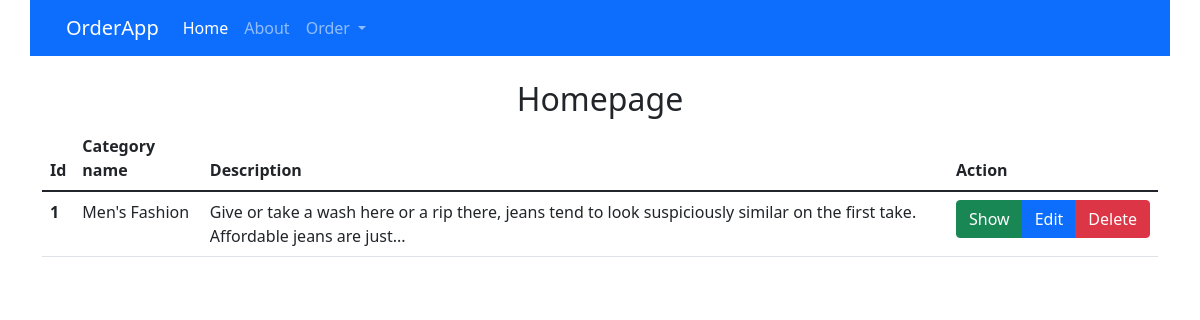
The app's page /, older data.
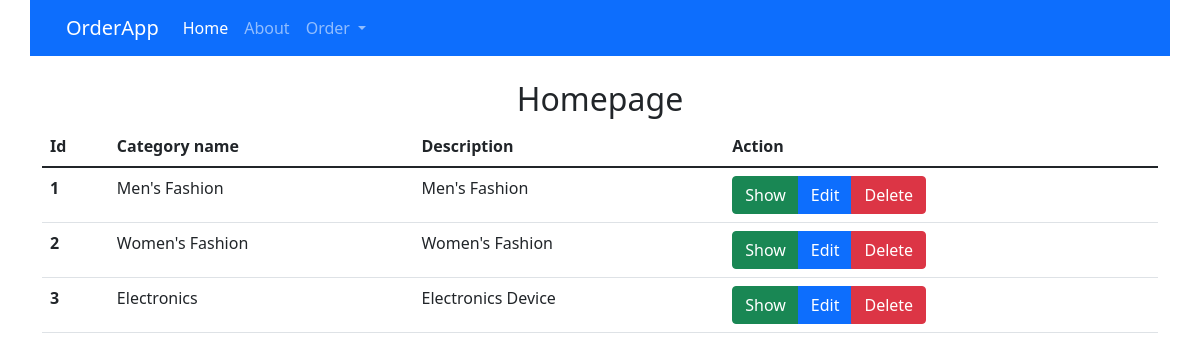
The same page, newer data.
### online_order/models.py (models this page shows, shortened)
class Category(models.Model):
    category_name = models.CharField(max_length=100, null=True, blank=True)
    description = models.TextField(null=True, blank=True)

### online_order/views.py (the view)
# urls.py: path('', views.index, name = 'index'),
def index(request):
    categories = Category.objects.all()
    context = {
        "categories": categories,
    }
    return render(request, "index.html", context=context)

### templates/index.html
{% extends "main.html" %} {% block content %}
<div class="container">
    <div class="row">
        <div class="home-title text-center mt-4">
            <h2>Homepage</h2>
        </div>
        <div class="category-table">
            <table class="table">
                <thead class="thead-dark">
                    <tr>
                        <th scope="col">Id</th>
                        <th scope="col">Category name</th>
                        <th scope="col">Description</th>
                        <th scope="col">Action</th>
                    </tr>
                </thead>
                <tbody>
                    {% for category in categories %}
                    <tr>
                        <th scope="row">{{ category.id }}</th>
                        <td>{{ category.category_name }}</td>
                        <td>{{ category.description }}</td>
                        <td>
                            <div class="btn-group" role="group" aria-label="Action">
                                <div class="btn-group" role="group" aria-label="Action">
                                    <a class="btn btn-success" href="#">Show</a>
                                    <a class="btn btn-primary" href="#">Edit</a>
                                    <a class="btn btn-danger" href="#">Delete</a>
                                </div>
                            </div>
                        </td>
                    </tr>
                    {% endfor %}
                </tbody>
            </table>
        </div>
    </div>
</div>
{% endblock %}

Row changes from the older to the newer data that the page shows:
changed Category "Men's Fashion": description "Give or take a wash here or a rip there, jeans tend to look suspiciously similar on the first take. Affordable jeans are just..." → "Men's Fashion"
added Category: id "2", category_name "Women's Fashion", description "Women's Fashion"
added Category: id "3", category_name "Electronics", description "Electronics Device"
